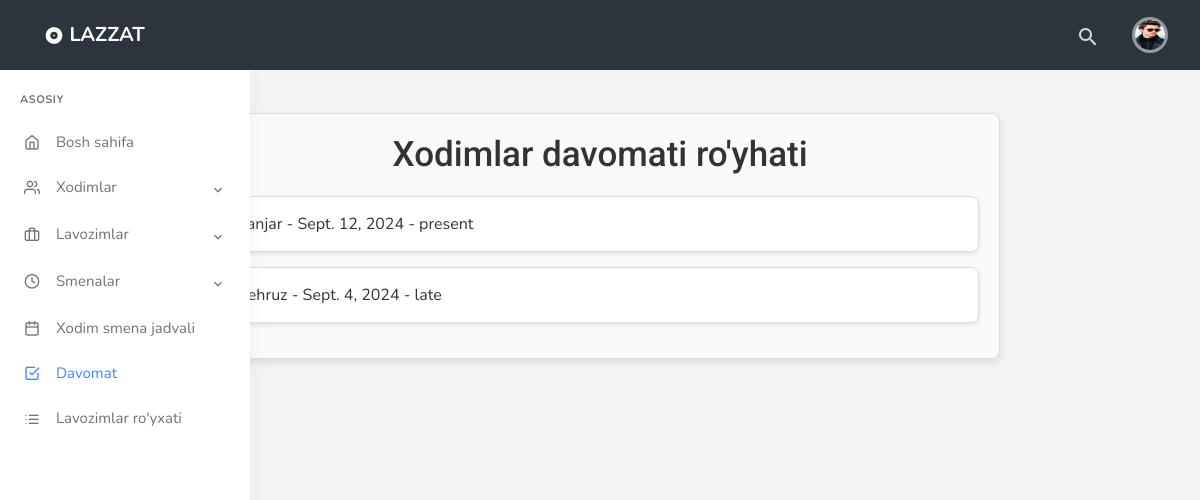
The app's page /attendances/ (signed in) with its own data.
### lazzat/models.py (models this page shows, shortened)
class StaffAttendance(models.Model):
    staff_shift = models.OneToOneField(StaffShift, on_delete=models.CASCADE)
    check_in = models.DateTimeField(null=True, blank=True)
    check_out = models.DateTimeField(null=True, blank=True)
    status = models.CharField(max_length=20, choices=[
        ('present', 'Present'),
        ('absent', 'Absent'),
        ('late', 'Late'),
    ])

class StaffShift(models.Model):
    staff = models.ForeignKey(Staff, on_delete=models.CASCADE)
    shift = models.ForeignKey(Shift, on_delete=models.CASCADE)
    date = models.DateField()
    class Meta:
        unique_together = ('staff', 'date')

class Staff(models.Model):
    position = models.ForeignKey(Position, on_delete=models.SET_NULL, null=True)
    first_name = models.CharField(max_length=50)
    last_name = models.CharField(max_length=50)
    phone_number = models.CharField(max_length=15)
    hire_date = models.DateField()

### lazzat/views.py (the view)
    def wrapper(request, *args, **kwargs):
        if is_admin(request.user):
            return view_func(request, *args, **kwargs)
        else:
            return redirect('login')

### lazzat/views.py (called while the page is built)
def is_admin(user):
    return user.is_authenticated and user.is_staff

def admin_required(view_func):
    def wrapper(request, *args, **kwargs):
        if is_admin(request.user):
            return view_func(request, *args, **kwargs)
        else:
            return redirect('login')
    return wrapper

@login_required(login_url='login')
@admin_required
def attendance_list(request):
    attendances = StaffAttendance.objects.all()
    return render(request, 'staffattendance/list.html', {'attendances': attendances})

### templates/staffattendance/list.html
{% extends 'index.html' %}
{% block content %}
    <div style="max-width: 800px; margin: 3cm auto; padding: 20px; border: 1px solid #ddd; border-radius: 8px; box-shadow: 0 4px 8px rgba(0, 0, 0, 0.1); background-color: #fafafa;">
        <header style="text-align: center; margin-bottom: 20px;">
            <h1 style="color: #333;">Xodimlar davomati ro'yhati</h1>
        </header>
        <ul style="list-style-type: none; padding: 0; margin: 0;">
            {% for attendance in attendances %}
                <li style="background-color: #fff; border: 1px solid #ddd; border-radius: 8px; margin-bottom: 15px; padding: 15px; box-shadow: 0 2px 5px rgba(0, 0, 0, 0.1);">
                    <p style="margin: 0; font-size: 16px; color: #333;">
                        {{ attendance.staff_shift.staff.first_name }} - {{ attendance.staff_shift.date }} - {{ attendance.status }}
                    </p>
                </li>
            {% empty %}
                <li style="background-color: #fff; border: 1px solid #ddd; border-radius: 8px; margin-bottom: 15px; padding: 15px; box-shadow: 0 2px 5px rgba(0, 0, 0, 0.1);">
                    No attendances found.
                </li>
            {% endfor %}
        </ul>
    </div>
{% endblock %}

### records on screen
StaffAttendance: staff_shift.staff.first_name "Sanjar", staff_shift "Sept. 12, 2024", status "present"
StaffAttendance: staff_shift.staff.first_name "Behruz", staff_shift "Sept. 4, 2024", status "late"
